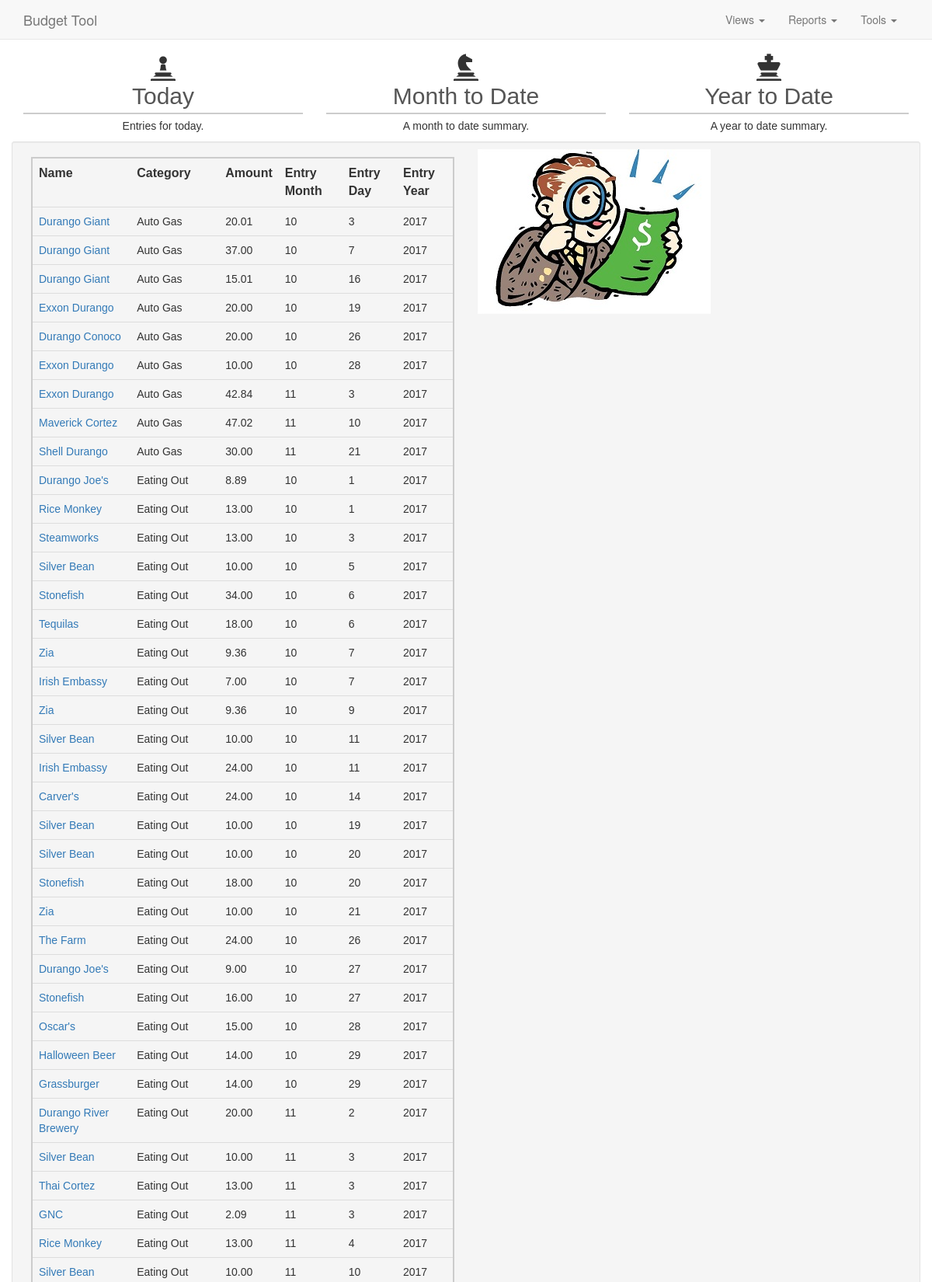
The page / (upper part) on the database its author committed.
### main_app/models.py (models this page shows, shortened)
class Budget_Item(models.Model):
    user = models.ForeignKey(User, null=True)
    name = models.CharField(max_length=100)
    expend_category = models.CharField(max_length=100)
    amount = models.DecimalField(max_digits=10, decimal_places=2)
    entry_month = models.IntegerField(default=1)
    entry_day = models.IntegerField(default=1)
    entry_year = models.IntegerField(default=1)
    description = models.CharField(max_length=100)

### main_app/views.py (the view)
# urls.py: url(r'^$', views.index, name = 'index'),
def index(request):
    budget_items = Budget_Item.objects.all()
    form = BudgetForm
    return render(request, 'index.html', {'budget_items':budget_items, 'form':form})

### main_app/templates/index.html (shortened to what this page needs)
{% extends 'base.html' %}
{% load staticfiles %}
{% block content %}
        <div class="container">
            <div class="row text-center features">
                <div class="col-sm-4">
                    <i class="glyphicon glyphicon-pawn"></i>
                    <h2>Today</h2><p>Entries for today.</p>
                </div>
                <div class="col-sm-4">
                    <i class="glyphicon glyphicon-knight"></i>
                    <h2>Month to Date</h2><p>A month to date summary.</p>
                </div>
                <div class="col-sm-4">
                    <i class="glyphicon glyphicon-king"></i>
                    <h2>Year to Date</h2><p>A year to date summary.</p>
                </div>
            </div>
            <div class="row well well-sm">
                <div class="col-sm-12 col-md-6">
                    <table class="table table-tablestriped">
                        <tr class="table_header">
                            <td>Name</td>
                            <td>Category</td>
                            <td>Amount</td>
                            <td>Entry Month</td>
                            <td>Entry Day</td>
                            <td>Entry Year</td>
                        </tr>
                        {% for budget_item in budget_items|dictsort:'entry_day'|dictsort:'entry_month'|dictsort:'entry_year'|dictsort:'expend_category' %}
                        <tr class="budget_item">
                            <td><a href="/{{budget_item.id}}/">{{ budget_item.name }}</a></td>
                            <td>{{ budget_item.expend_category }}</td>
                            <td>{{ budget_item.amount }}</td>
                            <td>{{ budget_item.entry_month }}</td>
                            <td>{{ budget_item.entry_day }}</td>
                            <td>{{ budget_item.entry_year }}</td>
                        </tr>
                        {% endfor %}
                    </table>
                </div>
                <div class="col-md-6 hidden-sm">
                    <img src="static/images/budget_header.jpg">
                </div>
            </div>
        </div>
{% endblock %}

### main_app/static/css/style.css (style rules this page uses)
h2 { color: #555555; margin: 0 0 5px 0; padding: 0 0 5px 0; border-bottom: 2px solid #cccccc; font-family: Helvetica, Arial, sans-serif; }
p { font-family: Helvetica, Arial, sans-serif; font-size: 14px; }
table { border : 2px solid #cccccc; padding: 2px; margin: 10px 0 20px 0; border-radius: 15px; }
table td { padding: 0 5px 0 5px; font-family: Helvetica, Arial, sans-serif; font-size: 14px; }
.table_header td { font-size: 16px; font-weight: bold; }
.features .glyphicon { font-size: 32px; }

### rows shown on the page
Budget_Item: name "Durango Giant", expend_category "Auto Gas", amount "20.01", entry_month "10", entry_day "3", entry_year "2017"
Budget_Item: name "Durango Giant", expend_category "Auto Gas", amount "37.00", entry_month "10", entry_day "7", entry_year "2017"
Budget_Item: name "Durango Giant", expend_category "Auto Gas", amount "15.01", entry_month "10", entry_day "16", entry_year "2017"
Budget_Item: name "Exxon Durango", expend_category "Auto Gas", amount "20.00", entry_month "10", entry_day "19", entry_year "2017"
Budget_Item: name "Durango Conoco", expend_category "Auto Gas", amount "20.00", entry_month "10", entry_day "26", entry_year "2017"
Budget_Item: name "Exxon Durango", expend_category "Auto Gas", amount "10.00", entry_month "10", entry_day "28", entry_year "2017"
Budget_Item: name "Exxon Durango", expend_category "Auto Gas", amount "42.84", entry_month "11", entry_day "3", entry_year "2017"
Budget_Item: name "Maverick Cortez", expend_category "Auto Gas", amount "47.02", entry_month "11", entry_day "10", entry_year "2017"
Budget_Item: name "Shell Durango", expend_category "Auto Gas", amount "30.00", entry_month "11", entry_day "21", entry_year "2017"
Budget_Item: name "Durango Joe's", expend_category "Eating Out", amount "8.89", entry_month "10", entry_day "1", entry_year "2017"
Budget_Item: name "Rice Monkey", expend_category "Eating Out", amount "13.00", entry_month "10", entry_day "1", entry_year "2017"
Budget_Item: name "Steamworks", expend_category "Eating Out", amount "13.00", entry_month "10", entry_day "3", entry_year "2017"
Budget_Item: name "Silver Bean", expend_category "Eating Out", amount "10.00", entry_month "10", entry_day "5", entry_year "2017"
Budget_Item: name "Stonefish", expend_category "Eating Out", amount "34.00", entry_month "10", entry_day "6", entry_year "2017"
Budget_Item: name "Tequilas", expend_category "Eating Out", amount "18.00", entry_month "10", entry_day "6", entry_year "2017"
Budget_Item: name "Zia", expend_category "Eating Out", amount "9.36", entry_month "10", entry_day "7", entry_year "2017"
Budget_Item: name "Irish Embassy", expend_category "Eating Out", amount "7.00", entry_month "10", entry_day "7", entry_year "2017"
Budget_Item: name "Zia", expend_category "Eating Out", amount "9.36", entry_month "10", entry_day "9", entry_year "2017"
Budget_Item: name "Silver Bean", expend_category "Eating Out", amount "10.00", entry_month "10", entry_day "11", entry_year "2017"
Budget_Item: name "Irish Embassy", expend_category "Eating Out", amount "24.00", entry_month "10", entry_day "11", entry_year "2017"
Budget_Item: name "Carver's", expend_category "Eating Out", amount "24.00", entry_month "10", entry_day "14", entry_year "2017"
Budget_Item: name "Silver Bean", expend_category "Eating Out", amount "10.00", entry_month "10", entry_day "19", entry_year "2017"
Budget_Item: name "Silver Bean", expend_category "Eating Out", amount "10.00", entry_month "10", entry_day "20", entry_year "2017"
Budget_Item: name "Stonefish", expend_category "Eating Out", amount "18.00", entry_month "10", entry_day "20", entry_year "2017"
Budget_Item: name "Zia", expend_category "Eating Out", amount "10.00", entry_month "10", entry_day "21", entry_year "2017"
Budget_Item: name "The Farm", expend_category "Eating Out", amount "24.00", entry_month "10", entry_day "26", entry_year "2017"
Budget_Item: name "Durango Joe's", expend_category "Eating Out", amount "9.00", entry_month "10", entry_day "27", entry_year "2017"
Budget_Item: name "Stonefish", expend_category "Eating Out", amount "16.00", entry_month "10", entry_day "27", entry_year "2017"
Budget_Item: name "Oscar's", expend_category "Eating Out", amount "15.00", entry_month "10", entry_day "28", entry_year "2017"
Budget_Item: name "Halloween Beer", expend_category "Eating Out", amount "14.00", entry_month "10", entry_day "29", entry_year "2017"
Budget_Item: name "Grassburger", expend_category "Eating Out", amount "14.00", entry_month "10", entry_day "29", entry_year "2017"
Budget_Item: name "Durango River Brewery", expend_category "Eating Out", amount "20.00", entry_month "11", entry_day "2", entry_year "2017"
Budget_Item: name "Silver Bean", expend_category "Eating Out", amount "10.00", entry_month "11", entry_day "3", entry_year "2017"
Budget_Item: name "Thai Cortez", expend_category "Eating Out", amount "13.00", entry_month "11", entry_day "3", entry_year "2017"
Budget_Item: name "GNC", expend_category "Eating Out", amount "2.09", entry_month "11", entry_day "3", entry_year "2017"
Budget_Item: name "Rice Monkey", expend_category "Eating Out", amount "13.00", entry_month "11", entry_day "4", entry_year "2017"
Budget_Item: name "Silver Bean", expend_category "Eating Out", amount "10.00", entry_month "11", entry_day "10", entry_year "2017"
